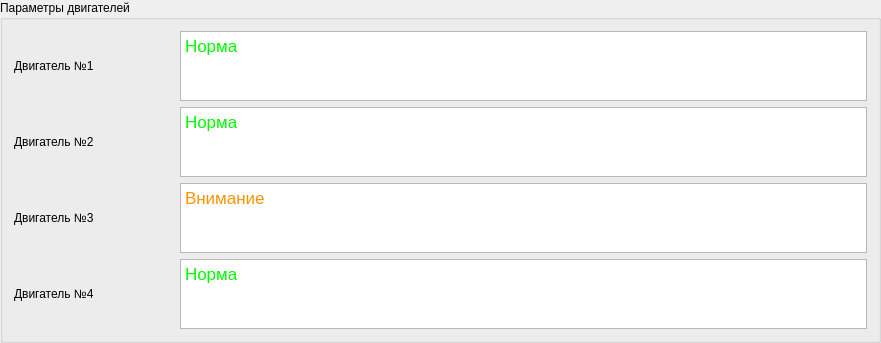
            <widget class="QGroupBox" name="groupBox_9">
             <property name="geometry">
              <rect>
               <x>30</x>
               <y>340</y>
               <width>881</width>
               <height>211</height>
              </rect>
             </property>
             <property name="title">
              <string>Параметры двигателей</string>
             </property>
             <layout class="QGridLayout" name="gridLayout_8">
              <item row="0" column="0">
               <layout class="QHBoxLayout" name="horizontalLayout_23">
                <item>
                 <widget class="QLabel" name="label_18">
                  <property name="sizePolicy">
                   <sizepolicy hsizetype="Preferred" vsizetype="Preferred">
                    <horstretch>0</horstretch>
                    <verstretch>0</verstretch>
                   </sizepolicy>
                  </property>
                  <property name="minimumSize">
                   <size>
                    <width>160</width>
                    <height>0</height>
                   </size>
                  </property>
                  <property name="text">
                   <string>Двигатель №1</string>
                  </property>
                 </widget>
                </item>
                <item>
                 <widget class="QTextEdit" name="textEdit_7">
                  <property name="readOnly">
                   <bool>true</bool>
                  </property>
                  <property name="html">
                   <string>&lt;!DOCTYPE HTML PUBLIC &quot;-//W3C//DTD HTML 4.0//EN&quot; &quot;http://www.w3.org/TR/REC-html40/strict.dtd&quot;&gt;
&lt;html&gt;&lt;head&gt;&lt;meta name=&quot;qrichtext&quot; content=&quot;1&quot; /&gt;&lt;meta charset=&quot;utf-8&quot; /&gt;&lt;style type=&quot;text/css&quot;&gt;
p, li { white-space: pre-wrap; }
hr { height: 1px; border-width: 0; }
li.unchecked::marker { content: &quot;\2610&quot;; }
li.checked::marker { content: &quot;\2612&quot;; }
&lt;/style&gt;&lt;/head&gt;&lt;body style=&quot; font-family:'.AppleSystemUIFont'; font-size:13pt; font-weight:400; font-style:normal;&quot;&gt;
&lt;p style=&quot; margin-top:0px; margin-bottom:0px; margin-left:0px; margin-right:0px; -qt-block-indent:0; text-indent:0px;&quot;&gt;&lt;span style=&quot; color:#00f900;&quot;&gt;Норма&lt;/span&gt;&lt;/p&gt;&lt;/body&gt;&lt;/html&gt;</string>
                  </property>
                 </widget>
                </item>
               </layout>
              </item>
              <item row="1" column="0">
               <layout class="QHBoxLayout" name="horizontalLayout_24">
                <item>
                 <widget class="QLabel" name="label_19">
                  <property name="sizePolicy">
                   <sizepolicy hsizetype="Preferred" vsizetype="Preferred">
                    <horstretch>0</horstretch>
                    <verstretch>0</verstretch>
                   </sizepolicy>
                  </property>
                  <property name="minimumSize">
                   <size>
                    <width>160</width>
                    <height>0</height>
                   </size>
                  </property>
                  <property name="text">
                   <string>Двигатель №2</string>
                  </property>
                 </widget>
                </item>
                <item>
                 <widget class="QTextEdit" name="textEdit_8">
                  <property name="readOnly">
                   <bool>true</bool>
                  </property>
                  <property name="html">
                   <string>&lt;!DOCTYPE HTML PUBLIC &quot;-//W3C//DTD HTML 4.0//EN&quot; &quot;http://www.w3.org/TR/REC-html40/strict.dtd&quot;&gt;
&lt;html&gt;&lt;head&gt;&lt;meta name=&quot;qrichtext&quot; content=&quot;1&quot; /&gt;&lt;meta charset=&quot;utf-8&quot; /&gt;&lt;style type=&quot;text/css&quot;&gt;
p, li { white-space: pre-wrap; }
hr { height: 1px; border-width: 0; }
li.unchecked::marker { content: &quot;\2610&quot;; }
li.checked::marker { content: &quot;\2612&quot;; }
&lt;/style&gt;&lt;/head&gt;&lt;body style=&quot; font-family:'.AppleSystemUIFont'; font-size:13pt; font-weight:400; font-style:normal;&quot;&gt;
&lt;p style=&quot; margin-top:0px; margin-bottom:0px; margin-left:0px; margin-right:0px; -qt-block-indent:0; text-indent:0px;&quot;&gt;&lt;span style=&quot; color:#00f900;&quot;&gt;Норма&lt;/span&gt;&lt;/p&gt;&lt;/body&gt;&lt;/html&gt;</string>
                  </property>
                 </widget>
                </item>
               </layout>
              </item>
              <item row="2" column="0">
               <layout class="QHBoxLayout" name="horizontalLayout_25">
                <item>
                 <widget class="QLabel" name="label_20">
                  <property name="sizePolicy">
                   <sizepolicy hsizetype="Preferred" vsizetype="Preferred">
                    <horstretch>0</horstretch>
                    <verstretch>0</verstretch>
                   </sizepolicy>
                  </property>
                  <property name="minimumSize">
                   <size>
                    <width>160</width>
                    <height>0</height>
                   </size>
                  </property>
                  <property name="text">
                   <string>Двигатель №3</string>
                  </property>
                 </widget>
                </item>
                <item>
                 <widget class="QTextEdit" name="textEdit_9">
                  <property name="readOnly">
                   <bool>true</bool>
                  </property>
                  <property name="html">
                   <string>&lt;!DOCTYPE HTML PUBLIC &quot;-//W3C//DTD HTML 4.0//EN&quot; &quot;http://www.w3.org/TR/REC-html40/strict.dtd&quot;&gt;
&lt;html&gt;&lt;head&gt;&lt;meta name=&quot;qrichtext&quot; content=&quot;1&quot; /&gt;&lt;meta charset=&quot;utf-8&quot; /&gt;&lt;style type=&quot;text/css&quot;&gt;
p, li { white-space: pre-wrap; }
hr { height: 1px; border-width: 0; }
li.unchecked::marker { content: &quot;\2610&quot;; }
li.checked::marker { content: &quot;\2612&quot;; }
&lt;/style&gt;&lt;/head&gt;&lt;body style=&quot; font-family:'.AppleSystemUIFont'; font-size:13pt; font-weight:400; font-style:normal;&quot;&gt;
&lt;p style=&quot; margin-top:0px; margin-bottom:0px; margin-left:0px; margin-right:0px; -qt-block-indent:0; text-indent:0px;&quot;&gt;&lt;span style=&quot; color:#ff9300;&quot;&gt;Внимание&lt;/span&gt;&lt;/p&gt;&lt;/body&gt;&lt;/html&gt;</string>
                  </property>
                 </widget>
                </item>
               </layout>
              </item>
              <item row="3" column="0">
               <layout class="QHBoxLayout" name="horizontalLayout_26">
                <item>
                 <widget class="QLabel" name="label_21">
                  <property name="sizePolicy">
                   <sizepolicy hsizetype="Preferred" vsizetype="Preferred">
                    <horstretch>0</horstretch>
                    <verstretch>0</verstretch>
                   </sizepolicy>
                  </property>
                  <property name="minimumSize">
                   <size>
                    <width>160</width>
                    <height>0</height>
                   </size>
                  </property>
                  <property name="text">
                   <string>Двигатель №4</string>
                  </property>
                 </widget>
                </item>
                <item>
                 <widget class="QTextEdit" name="textEdit_10">
                  <property name="readOnly">
                   <bool>true</bool>
                  </property>
                  <property name="html">
                   <string>&lt;!DOCTYPE HTML PUBLIC &quot;-//W3C//DTD HTML 4.0//EN&quot; &quot;http://www.w3.org/TR/REC-html40/strict.dtd&quot;&gt;
&lt;html&gt;&lt;head&gt;&lt;meta name=&quot;qrichtext&quot; content=&quot;1&quot; /&gt;&lt;meta charset=&quot;utf-8&quot; /&gt;&lt;style type=&quot;text/css&quot;&gt;
p, li { white-space: pre-wrap; }
hr { height: 1px; border-width: 0; }
li.unchecked::marker { content: &quot;\2610&quot;; }
li.checked::marker { content: &quot;\2612&quot;; }
&lt;/style&gt;&lt;/head&gt;&lt;body style=&quot; font-family:'.AppleSystemUIFont'; font-size:13pt; font-weight:400; font-style:normal;&quot;&gt;
&lt;p style=&quot; margin-top:0px; margin-bottom:0px; margin-left:0px; margin-right:0px; -qt-block-indent:0; text-indent:0px;&quot;&gt;&lt;span style=&quot; color:#00f900;&quot;&gt;Норма&lt;/span&gt;&lt;/p&gt;&lt;/body&gt;&lt;/html&gt;</string>
                  </property>
                 </widget>
                </item>
               </layout>
              </item>
             </layout>
            </widget>
